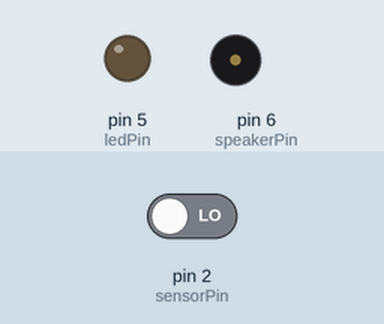
This sketch was run on a simulated Arduino Uno, built with avr-gcc and run on an emulated ATmega328P. On the bench: output pins drawn as LEDs (lit = HIGH), buzzer (waves = sounding). The test bench sets the inputs (shaded band); at power-on: pin 2 (sensorPin) LOW. What the sketch prints to the serial monitor is not drawn.

Above: at 1.4 s.
1.5 s: pin 2 (sensorPin) driven HIGH
At 2.35 s:
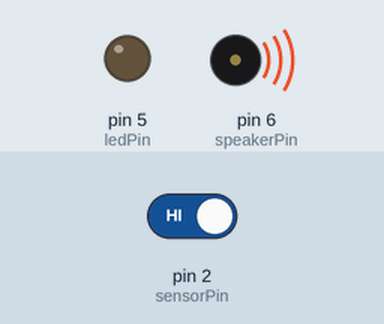
Timing chart, 0 to 10.5 s (numbered marks = the images above; inputs shaded):
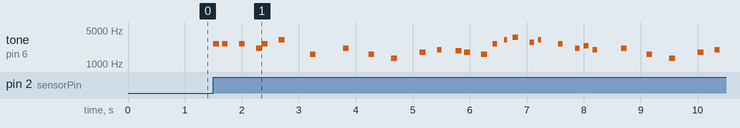

Measured:
- after the input at 1.5 s, tone on pin 6 (speakerPin): plays 2637 Hz for 0.10 s, 2637 Hz for 0.10 s, 2637 Hz for 0.10 s, 2093 Hz for 0.10 s, 2637 Hz for 0.10 s, 3136 Hz for 0.10 s … (29 notes in this stretch), starting at once

The sketch:

mario-alarm.ino
```cpp
const int ledPin = 5; // LED output
const int sensorPin = 2; // Motion sensor input
const int speakerPin = 6; // Speaker output
int val = 0;

void setup() {
  pinMode(ledPin, OUTPUT);
  pinMode(sensorPin, INPUT);
  pinMode(speakerPin, OUTPUT);

  Serial.begin(9600);
}

const int NOTE_A6  = 1760;
const int NOTE_AS6 = 1865;
const int NOTE_B6  = 1976;
const int NOTE_E6  = 1319;
const int NOTE_G6  = 1568;
const int NOTE_C7  = 2093;
const int NOTE_D7  = 2349;
const int NOTE_E7  = 2637;
const int NOTE_F7  = 2794;
const int NOTE_G7  = 3136;
const int NOTE_A7  = 3520;

void playSong() {
  digitalWrite(ledPin, HIGH);
  tone(speakerPin, NOTE_E7, 100);
  digitalWrite(ledPin, LOW);
  delay(150);
  digitalWrite(ledPin, HIGH);
  tone(speakerPin, NOTE_E7, 100);
  digitalWrite(ledPin, LOW);
  delay(300);
  digitalWrite(ledPin, HIGH);
  tone(speakerPin, NOTE_E7, 100);
  digitalWrite(ledPin, LOW);
  delay(300);
  digitalWrite(ledPin, HIGH);
  tone(speakerPin, NOTE_C7, 100);
  digitalWrite(ledPin, LOW);
  delay(100);
  digitalWrite(ledPin, HIGH);
  tone(speakerPin, NOTE_E7, 100);
  digitalWrite(ledPin, LOW);
  delay(300);
  digitalWrite(ledPin, HIGH);
  tone(speakerPin, NOTE_G7, 100);
  digitalWrite(ledPin, LOW);
  delay(550);
  digitalWrite(ledPin, HIGH);
  tone(speakerPin, NOTE_G6, 100);
  digitalWrite(ledPin, LOW);
  delay(575);

  digitalWrite(ledPin, HIGH);
  tone(speakerPin, NOTE_C7, 100);
  digitalWrite(ledPin, LOW);
  delay(450);
  digitalWrite(ledPin, HIGH);
  tone(speakerPin, NOTE_G6, 100);
  digitalWrite(ledPin, LOW);
  delay(400);
  digitalWrite(ledPin, HIGH);
  tone(speakerPin, NOTE_E6, 100);
  digitalWrite(ledPin, LOW);
  delay(500);
  digitalWrite(ledPin, HIGH);
  tone(speakerPin, NOTE_A6, 100);
  digitalWrite(ledPin, LOW);
  delay(300);
  digitalWrite(ledPin, HIGH);
  tone(speakerPin, NOTE_B6, 80);
  digitalWrite(ledPin, LOW);
  delay(330);
  digitalWrite(ledPin, HIGH);
  tone(speakerPin, NOTE_AS6, 100);
  digitalWrite(ledPin, LOW);
  delay(150);
  digitalWrite(ledPin, HIGH);
  tone(speakerPin, NOTE_A6, 100);
  digitalWrite(ledPin, LOW);
  delay(300);
  digitalWrite(ledPin, HIGH);
  tone(speakerPin, NOTE_G6, 100);
  digitalWrite(ledPin, LOW);
  delay(200);
  digitalWrite(ledPin, HIGH);
  tone(speakerPin, NOTE_E7, 80);
  digitalWrite(ledPin, LOW);
  delay(200);
  digitalWrite(ledPin, HIGH);
  tone(speakerPin, NOTE_G7, 50);
  digitalWrite(ledPin, LOW);
  delay(150);
  digitalWrite(ledPin, HIGH);
  tone(speakerPin, NOTE_A7, 100);
  digitalWrite(ledPin, LOW);
  delay(300);
  digitalWrite(ledPin, HIGH);
  tone(speakerPin, NOTE_F7, 80);
  digitalWrite(ledPin, LOW);
  delay(150);
  digitalWrite(ledPin, HIGH);
  tone(speakerPin, NOTE_G7, 50);
  digitalWrite(ledPin, LOW);
  delay(350);
  digitalWrite(ledPin, HIGH);
  tone(speakerPin, NOTE_E7, 80);
  digitalWrite(ledPin, LOW);
  delay(300);
  digitalWrite(ledPin, HIGH);
  tone(speakerPin, NOTE_C7, 80);
  digitalWrite(ledPin, LOW);
  delay(150);
  digitalWrite(ledPin, HIGH);
  tone(speakerPin, NOTE_D7, 80);
  digitalWrite(ledPin, LOW);
  delay(150);
  digitalWrite(ledPin, HIGH);
  tone(speakerPin, NOTE_B6, 80);
  digitalWrite(ledPin, LOW);
  delay(500);

  digitalWrite(ledPin, HIGH);
  tone(speakerPin, NOTE_C7, 100);
  digitalWrite(ledPin, LOW);
  delay(450);
  digitalWrite(ledPin, HIGH);
  tone(speakerPin, NOTE_G6, 100);
  digitalWrite(ledPin, LOW);
  delay(400);
  digitalWrite(ledPin, HIGH);
  tone(speakerPin, NOTE_E6, 100);
  digitalWrite(ledPin, LOW);
  delay(500);
  digitalWrite(ledPin, HIGH);
  tone(speakerPin, NOTE_A6, 100);
  digitalWrite(ledPin, LOW);
  delay(300);
  digitalWrite(ledPin, HIGH);
  tone(speakerPin, NOTE_B6, 80);
  digitalWrite(ledPin, LOW);
  delay(330);
  digitalWrite(ledPin, HIGH);
  tone(speakerPin, NOTE_AS6, 100);
  digitalWrite(ledPin, LOW);
  delay(150);
  digitalWrite(ledPin, HIGH);
  tone(speakerPin, NOTE_A6, 100);
  digitalWrite(ledPin, LOW);
  delay(300);
  digitalWrite(ledPin, HIGH);
  tone(speakerPin, NOTE_G6, 100);
  digitalWrite(ledPin, LOW);
  delay(200);
  digitalWrite(ledPin, HIGH);
  tone(speakerPin, NOTE_E7, 80);
  digitalWrite(ledPin, LOW);
  delay(200);
  digitalWrite(ledPin, HIGH);
  tone(speakerPin, NOTE_G7, 50);
  digitalWrite(ledPin, LOW);
  delay(150);
  digitalWrite(ledPin, HIGH);
  tone(speakerPin, NOTE_A7, 100);
  digitalWrite(ledPin, LOW);
  delay(300);
  digitalWrite(ledPin, HIGH);
  tone(speakerPin, NOTE_F7, 80);
  digitalWrite(ledPin, LOW);
  delay(150);
  digitalWrite(ledPin, HIGH);
  tone(speakerPin, NOTE_G7, 50);
  digitalWrite(ledPin, LOW);
  delay(350);
  digitalWrite(ledPin, HIGH);
  tone(speakerPin, NOTE_E7, 80);
  digitalWrite(ledPin, LOW);
  delay(300);
  digitalWrite(ledPin, HIGH);
  tone(speakerPin, NOTE_C7, 80);
  digitalWrite(ledPin, LOW);
  delay(150);
  digitalWrite(ledPin, HIGH);
  tone(speakerPin, NOTE_D7, 80);
  digitalWrite(ledPin, LOW);
  delay(150);
  digitalWrite(ledPin, HIGH);
  tone(speakerPin, NOTE_B6, 80);
  digitalWrite(ledPin, LOW);
  delay(500);
}

void loop() {
  val = digitalRead(sensorPin);

  Serial.print(val);

  // If motion is detected
  if (val == HIGH) {
    playSong();
  } else {
    digitalWrite(ledPin, LOW);
  }

  delay(300);
}
```
